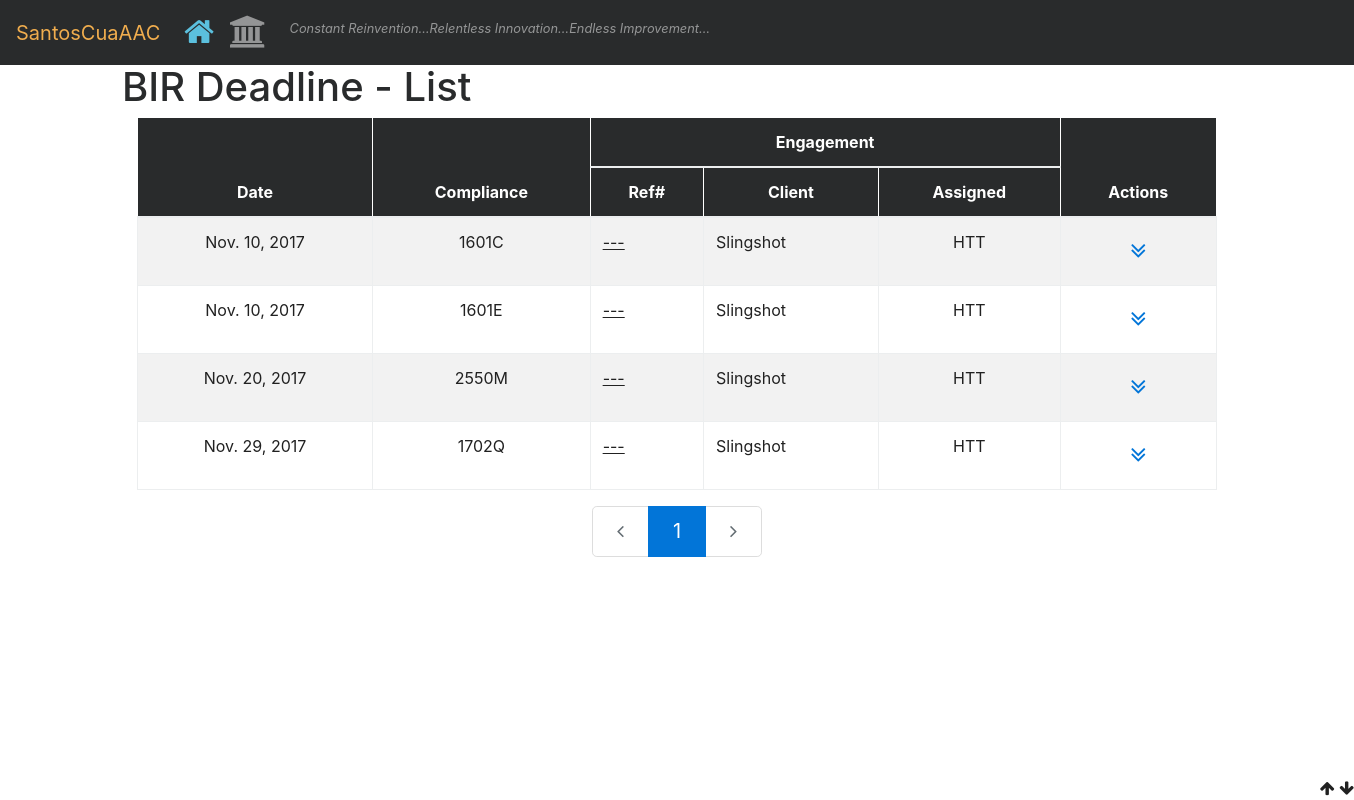
The app's page /compliance/bir, older data.
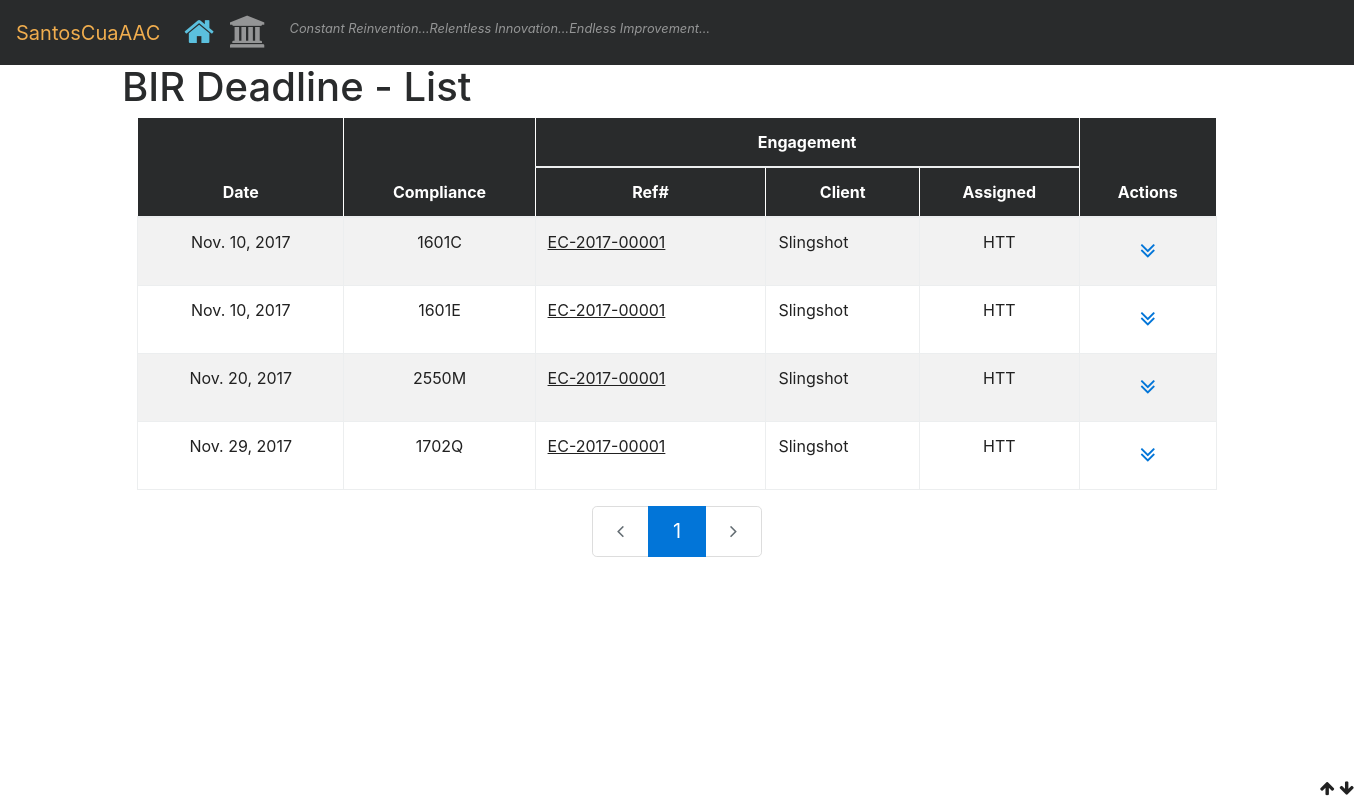
The same page, newer data.
### compliance/models.py (models this page shows, shortened)
class BirDeadline(models.Model):
    class Meta:
        verbose_name_plural = 'Deadlines - BIR'
    compliance = models.ForeignKey(BirCompliance)
    date_deadline = models.DateField(null=False, blank=False, default=timezone.now, verbose_name='deadline')
    date_notify_start = models.DateField(null=False, blank=False, verbose_name='notification starts on')

class BirCompliance(models.Model):
    class Meta:
        verbose_name_plural = 'Compliance - BIR'
    client = models.ForeignKey(Client)
    bir_form = models.ForeignKey(BirForm)
    is_active = models.BooleanField(null=False, default=False)

class Client(models.Model):
    line_of_business_choices = [
        (1, 'OTHER TELECOMMUNICATION'),
        (2, 'OTHER WHOLESALING'),
        (3, 'SALE OF AGGREGATES'),
        (4, 'OTHER RETAIL SALE IN SPECIALIZED STORES'),
    ]
    engagement_series_num = models.IntegerField(null=True, blank=True, editable=False)
    contact = models.ForeignKey(Contact, verbose_name='client')
    rdo = models.ForeignKey(Rdo)
    line_of_business = models.IntegerField(
        null=True,
        blank=True,
        choices=line_of_business_choices
    )
    date_start = models.DateField(
        default=timezone.now,
        null=False,
        blank=False,
    )
    date_end = models.DateField(null=True, blank=True)
    is_active = models.BooleanField(null=False, default=False)
    is_deleted = models.BooleanField(default=False)
    practitioners = models.ManyToManyField(
        Employee,
        through='ClientPractitioner'
    )
    def __str__(self):
        ret = self.contact.alias
        return ret
    @property
    def doc_ref(self):
        if (not ((self.engagement_series_num == None) or (self.date_start == None))):
            series = self.engagement_series_num
            year = str(self.date_start.year)
            prefix = 'EC'
            series = str(100000 + series)[1:]
            ret = '-'.join([prefix, year,series])
        else:
            ret = '---'
        return ret
    @property
    def assigned(self):
        ret = '---'
        if (self.practitioners):
            ret = self.practitioners.first()
        return ret

### bir/models.py (models this page shows)
class BirForm(models.Model):
    dpc_choices = [
        (1, 'monthly'),
        (2, 'quarterly'),
        (3, 'annually'),
        (4, 'custom'),
    ]
    dcr_choices = [
        (1, 'absolute'),
        (2, 'relative'),
    ]
    ddt_choices = [
        (1, 'fix'),
        (2, 'count'),
    ]
    form_code = models.CharField(max_length=10, null=False, blank=False, verbose_name='code')
    form = models.CharField(max_length=50, null=False, blank=False)
    description = models.CharField(max_length=250, null=True, blank=True)
    deadline_period = models.IntegerField(choices=dpc_choices, verbose_name='period', )
    deadline_cy_ref = models.IntegerField(choices=dcr_choices, verbose_name='bus. year ref', default=2)
    deadline_date_type = models.IntegerField(choices=ddt_choices, verbose_name='date type', default=1)
    def __str__(self):
        ret = str(self.form_code)
        return ret

### contacts/models.py (models this page shows, shortened)
class Contact(models.Model):
	entity_type_choices = [
		(1, 'Person'),
		(2, 'Artificial'),
	]
	image = models.ImageField(upload_to='contacts/images/', null=True, blank=True)
	entity_type = models.IntegerField(default=1, choices=entity_type_choices)
	registered_name = models.CharField(max_length=50, null=True, blank=True)
	trade_name = models.CharField(max_length=50, null=True, blank=True)
	first_name = models.CharField(max_length=50, null=True, blank=True)
	last_name = models.CharField(max_length=50, null=True, blank=True)
	middle_name = models.CharField(max_length=50, blank=True, null=True)
	alias = models.CharField(max_length=50, null=False, blank=False)
	tax_num = models.CharField(max_length=12, unique=True, null=True, blank=True)
	ss_num = models.CharField(max_length=20, blank=True, null=True)
	health_num = models.CharField(max_length=20, blank=True, null=True)
	hdmf_num = models.CharField(max_length=20, blank=True, null=True)
	date_of_birth = models.DateField()
	is_client = models.BooleanField(null=False, default=False)
	is_employee = models.BooleanField(null=False, default=False)
	is_deleted = models.BooleanField(default=False)
	vip_alias = models.CharField(max_length=10, null=True, blank=True)

### employees/models.py (models this page shows, shortened)
class Employee(models.Model):
    contact = models.ForeignKey(Contact, on_delete=models.CASCADE, verbose_name='Name')
    id_num = models.CharField(max_length=30, unique=True, null=True, blank=True)
    abbr = models.CharField(max_length=5, unique=True, null=True, blank=True)
    date_hired = models.DateField(default=timezone.now)
    date_resigned = models.DateField(null=True, blank=True)
    is_deleted = models.BooleanField(default=False)

### compliance/views.py (the view)
    def index(request):
        bir_list = BirDeadline.objects.all()
        paginator = Paginator(bir_list, 25)
        page = request.GET.get('page')
        try:
            bir = paginator.page(page)
        except PageNotAnInteger:
            bir = paginator.page(1)
        except EmptyPage:
            bir = paginator.page(paginator.num_pages)
        context = {
            'bir_list': bir,
        }
        return render(request, 'compliance/bir/index.html', context)

### compliance/templates/compliance/bir/index.html (shortened to what this page needs)
{% extends "../base.html" %}
{% block content %}
     <h1 class="">BIR Deadline - List</h1>
    {% if bir_list %}
        <div class="container">
            <table class="table table-condensed table-bordered table-hover table-striped color-black">
                <thead class="table-inverse">
                    <tr class="text-capitalize ">
                        <th class="text-center " rowspan="2">date</th>
                        <th class="text-center " rowspan="2">compliance</th>
                        <th class="text-center " colspan="3">engagement</th>
                        <th class="text-center " rowspan="2">actions</th>
                    </tr>
                    <tr class="text-capitalize text-sm">
                        <th class="text-center ">ref#</th>
                        <th class="text-center ">client</th>
                        <th class="text-center ">assigned</th>
                    </tr>
                </thead>
                    {% for deadline in bir_list %}
                        <tr>
                            <td class="text-center ">
                                {{deadline.date_deadline}}
                            </td>
                            <td class="text-center ">
                                {{deadline.compliance.bir_form}}
                            </td>
                            <td>
                                <a class="color-black" href="{% url 'compliance:client_detail' deadline.compliance.client.id%}">
                                    <u>{{deadline.compliance.client.doc_ref}}</u>
                                </a>
                            </td>
                            <td>
                                {{deadline.compliance.client|title}}
                            </td>
                            <td class="text-center">
                                {{deadline.compliance.client.assigned.abbr|upper}}
                            </td>
                            <td class="text-center">
                                <a class="btn btn-outline-default action-toggle-buttons" data-toggle="collapse" href="#id-table-actions-{{forloop.counter}}" aria-expanded="false" aria-controls="id-table-actions-{{forloop.counter}}">
                                  <i class="fa fa-angle-double-down actions-toggle-icons"></i>
                                </a>
                            </td>
                        </tr>
                    {% endfor %}
            </table>
        </div>
    {% endif %}
    <nav aria-label="Client index navigation">
        <ul class="pagination pagination-lg justify-content-center">
            {% ifequal bir_list.has_previous False %}
                <li class='disabled previous page-item '>
                    <span class="page-link"><i class="fa fa-angle-left icon-label" title="previous"></i></span>
                </li>
            {% endifequal %}
            {% with ''|center:bir_list.paginator.num_pages as range %}
                {% for _ in range %}
                    {% ifequal bir_list.number forloop.counter%}
                        <li class="active page-item">
                            <a class="page-link" href="?page={{ forloop.counter }}">{{ forloop.counter }}</a>
                        </li>
                    {% endifequal %}
                {% endfor %}
            {% endwith %}
            {% ifequal bir_list.has_next False %}
                <li class='page-item disabled'>
                    <span class="page-link"><i class="fa fa-angle-right icon-label" title="next"></i></span>
                </li>
            {% endifequal %}
        </ul>
    </nav>
{% endblock content %}

Row changes from the older to the newer data that the page shows:
changed through a linked row, BirDeadline (number 1 of 4 on the later page): compliance.client.doc_ref "---" → "EC-2017-00001"
changed through a linked row, BirDeadline (number 2 of 4 on the later page): compliance.client.doc_ref "---" → "EC-2017-00001"
changed through a linked row, BirDeadline "Nov. 20, 2017": compliance.client.doc_ref "---" → "EC-2017-00001"
changed through a linked row, BirDeadline "Nov. 29, 2017": compliance.client.doc_ref "---" → "EC-2017-00001"
